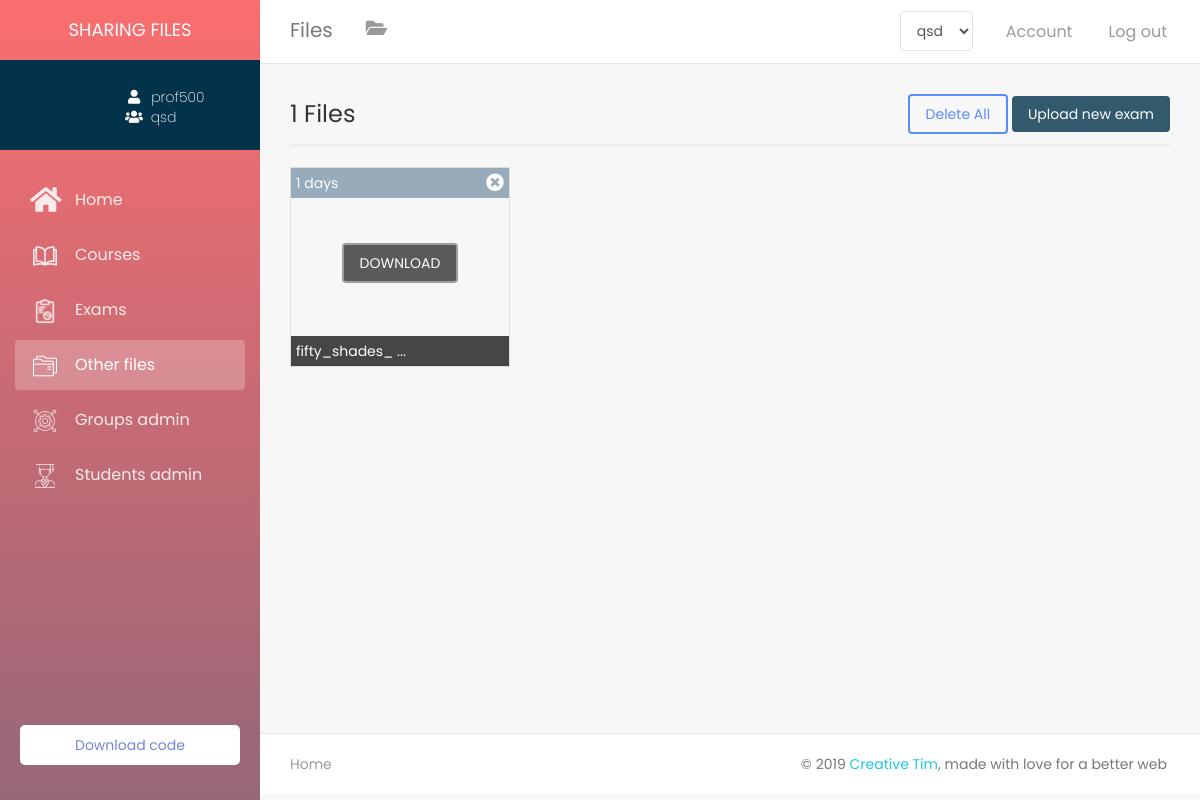
The page /index/professor/files.php?user=prof500 (signed in) on the database its author committed.
### tables this page shows
CREATE TABLE IF NOT EXISTS `professeur` (
  `pseudo_prof` varchar(100) NOT NULL,
  `email_prof` varchar(100) NOT NULL,
  `prenom_prof` varchar(100) NOT NULL,
  `nom_prof` varchar(100) NOT NULL,
  `pass` varchar(100) NOT NULL,
  `adresse_prof` varchar(100) DEFAULT NULL,
  `pays_prof` varchar(100) DEFAULT NULL,
  `ville_prof` varchar(100) DEFAULT NULL,
  `tele_prof` varchar(100) DEFAULT NULL,
  `sexe_prof` varchar(100) NOT NULL,
  `propos_prof` text,
  `image_prof` text,
  `reponse` varchar(100) NOT NULL,
  `question` varchar(100) NOT NULL,
  PRIMARY KEY (`pseudo_prof`),
  UNIQUE KEY `email_prof` (`email_prof`),
  KEY `question` (`question`)
);

CREATE TABLE IF NOT EXISTS `groupe` (
  `id` int(11) NOT NULL AUTO_INCREMENT,
  `nom` varchar(100) DEFAULT NULL,
  `description` text,
  `image_groupe` text,
  `date_creation` datetime DEFAULT CURRENT_TIMESTAMP,
  `pseudo_prof` varchar(100) NOT NULL,
  `nbr_fichier` int(11) DEFAULT '0',
  `nbr_etudient` int(11) DEFAULT '0',
  PRIMARY KEY (`id`),
  UNIQUE KEY `nom` (`nom`),
  KEY `pseudo_prof` (`pseudo_prof`)
);

CREATE TABLE IF NOT EXISTS `fichier` (
  `nom` varchar(200) NOT NULL,
  `type` varchar(100) NOT NULL,
  `fich_date` datetime DEFAULT NULL,
  `groupe_id` int(11) NOT NULL,
  PRIMARY KEY (`nom`),
  KEY `groupe_id` (`groupe_id`)
);

### includes/functions.php (the view, shortened to what this page needs)
<?php
    require 'config.php';
    function get_groupeName($id){
        global $con;
        $rq = "SELECT nom FROM groupe WHERE id = '$id'";
        $res = mysqli_query($con, $rq);
        $row = mysqli_fetch_assoc($res);
        return $row['nom'];
    }
    function get_pageName(){
        $page = explode('.', basename($_SERVER['PHP_SELF']));
        return ucfirst($page[0]);
    }
    function get_index_theme(){
        if(isset($_SESSION['plan']))
        {
            $plan = $_SESSION['plan'];
            if($plan == 'student')
                return '<link rel="stylesheet" type="text/css" href="../assets/style/themes/student_theme.css"/>';
            else if($plan == 'professor')
                return '<link rel="stylesheet" type="text/css" href="../assets/style/themes/prof_theme.css"/>';
            else if($plan == 'admin')
                return '<link rel="stylesheet" type="text/css" href="../assets/style/themes/admin_theme.css"/>';
            else
                header('location: plans/plans.php');
            return false;
        }
        else
            header('location: login.php');
    }
    function select_index_query($select,$table,$where,$username){
        global $con;
        $usern = mysqli_real_escape_string($con, $username);
        $rq = "SELECT $select FROM $table WHERE $where = '$usern'";
        $res = mysqli_query($con,$rq);
        return mysqli_fetch_assoc($res);
    }
    function get_time_unit($fich_date){
        $datenow = time();
        $file_date = strtotime($fich_date);
        $time_left = $datenow - $file_date;
        switch($time_left){
            case ($time_left >= 60*60*24 && $time_left < 60*60*24*7);
                $time_left = floor($time_left / (60*60*24));
                $unit = 'days';break;
        }
        return array('time_left' => $time_left, 'unit' => $unit);
    }
    function load_files_query($grp_id,$file_type,$current_page){
        global $con;
        $courses = array();
        $rq = "SELECT * FROM fichier WHERE type = '$file_type' AND groupe_id = '$grp_id' ORDER BY fich_date DESC";
        $res = mysqli_query($con,$rq);
        $i = 0;
        $courses[] = array();
        while($row = mysqli_fetch_assoc($res)){
            $file_name = $row['nom'];
            $fich_date = $row['fich_date'];
            $unit_and_time_left = get_time_unit($fich_date);
            $time_left = $unit_and_time_left['time_left'];
            $unit = $unit_and_time_left['unit'];
            $file_extension = get_file_extension($file_name);
            if($file_extension != 'png' && $file_extension != 'jpg' && $file_extension != 'jpeg'){
                $icon_dir = generate_icon($file_name,$current_page);
                $css = 'background-size: contain;';
            }
            else{
                $icon_dir = '../cloud/'.$file_name;
                $css = 'background-size: cover;';
            }
            $courses[$i] = '<div class="file col-xs-6 col-sm-4 col-md-2 col-lg-3" style="border:1px solid #ddd;height:200px;margin-top:20px;padding:0;position:relative;background-image: url('.$icon_dir.');'.$css.'">
            <div class="file-date" style="padding:5px;color:#fff;background-color:#708ba2;opacity:0.7;width:100%"><span id="date">'.$time_left.' '.$unit.'</span>
            <i id="'.$file_name.'" style="float:right;font-size:large;cursor:pointer;display:none;" class="delete_file fas fa-times-circle"></i>
            </div>
            <div id="ms-container">
                <label class="label-ms"  for="ms-download">
                    <div class="ms-content">
                        <div class="ms-content-inside">
                            <input type="checkbox" id="ms-download" />
                            <div class="ms-line-down-container">
                                <div class="ms-line-down"></div>
                            </div>
                            <div class="ms-line-point"></div>
                        </div>
                    </div>
                </label>
            </div>
            <div class="desc" style="padding:5px;color:#fff;background-color:#333;bottom:0;opacity:.9;position:absolute;width:100%"><span class="title">'.$file_name.'</span></div>
            <div class="download-container text-center" style="height:0"><a href="../cloud/'.$file_name.'" download><button type="button" class="btn-download btn btn-default" style="background-color:#333;color:#fff;z-index:999;margin-top:45px;">DOWNLOAD</button></a>
		    </div>
            </div><script>subtruct_title()</script>';
            $i= $i + 1;
        }
        return $courses;
    }
    function get_file_extension($file_name){
        $file_name = explode('.', $file_name);
        $file_extension = end($file_name);
        return $file_extension;
    }
    function get_files_count($current_page, $grp_id){
        global $con;
        switch($current_page){
            default: $type = 'autre';
        }
        $res = mysqli_query($con,"select count(nom) from fichier WHERE type = '$type' AND groupe_id = '$grp_id' ");
        $row = mysqli_fetch_assoc($res);
        return $row['count(nom)'];
    }
?>

### index/professor/files.php (shortened to what this page needs)
<?php
    include '../includes/header.php';
?>
<?php
    if(isset($_GET['user']) && isset($_SESSION['plan']) && isset($_SESSION['user']))
    {
        $get_username = $_GET['user'];
        if(!empty($get_username) && $get_username == $_SESSION['user'])
        {
    ?>
    <div class="wrapper">
        <div class="main-panel">
        <?php include '../includes/top_nav.php'; ?>
        <?php include '../includes/sidebar.php'; ?>
        <div class="content">
            <div id="files-container" class="container-fluid">
                <div id="top-panel" class="top-panel row">
                    <span class="courses_count" style="line-height:40px;font-size:x-large;"><?php echo get_files_count($current_page = get_pageName(), $_SESSION['grp_id']); ?> Files</span>
                    <div class="file-controls" style="display:none">
                        <button type="button" id="delete-button" class="btn btn-primary">
                            Delete All
                        </button>
                        <label id="file-button" class="btn btn-default btn-file">
                            Upload new exam <input type="file" id="file_course" style="display: none;">
                        </label>
                    </div>
                </div>
                <div class="line"></div>
                <div id="file_container">
                    <?php
                        if(isset($_SESSION['grp_id'])){
                            $current_page = get_pageName();
                            $files = load_files_query($_SESSION['grp_id'],'autre',$current_page);
                            if($files[0] != null){
                                foreach ($files as $file) {
                                    echo $file;
                                }
                            }
                        }
                    ?>
                </div>
        </div>
    </div>
<?php include '../includes/footer.php'; ?>
<?php
        }
        else
            header ('location: home.php?user='.$_SESSION['user']);
    }
?>

### index/includes/sidebar.php (shortened to what this page needs)
<?php
    $username = $_GET['user'];
    $plan = $_SESSION['plan'];
    if(!empty($username) && $username == $_SESSION['user'])
    {
        if($plan == 'professor'){
            $row = select_index_query('*','professeur','pseudo_prof',$username);
            $imageName = $row['image_prof'];
        }
        else{
            $row = select_index_query('*','etudient','pseudo_etu',$username);
            $imageName = $row['image_etu'];
            $image_dir = '../student/assets/images/';
            $grp_id = $row['groupe_id'];
        }
        if($row)
        {
            $image_dir = 'assets/images/';
                $image_dir = '../assets/default-images/'; ?>
    <div class="sidebar" >
	<div class="sidebar-wrapper">
        <div class="logo">
            <div class="simple-text">
                Sharing files
            </div>
        </div>
        <div class="profile">
            <div class="profile-img" id="profile-img" style="background-image: url(<?php echo $image_dir.$imageName?>)"></div>
            <div class="profile-info">
                <div class="username"><i class="fa fa-user" aria-hidden="true"></i><span class="username-text"><?php echo $username ?></span></div>
                <div class="groupe"><i class="fas fa-users" aria-hidden="true"></i><span class="groupe-text"><?php
                    if($plan == 'professor'){
                        if(isset($_SESSION['grp_id']))
                            echo get_groupeName($_SESSION['grp_id']);
                        else
                            echo 'N/A';
                    }
                    else
                        echo get_groupeName($grp_id);
                    ?></span></div>
            </div>
        </div>
        <ul class="nav">
            <?php
                $page_name = get_pageName();
            ?>
            <li <?php if($page_name == 'Home') echo 'class="active"'; ?> >
                <a href="home.php?user=<?php echo $username ?>">
                    <i class="fa fa-home" aria-hidden="true"></i>
                    <p>Home</p>
                </a>
            </li>
            <li <?php if($page_name == 'Courses') echo 'class="active"'; ?> >
                <a href="courses.php?user=<?php echo $username ?>">
                    <i aria-hidden="true"><img src="../assets/icons/open-book.png"></i>
                    <p>Courses</p>
                </a>
            </li>
            <li <?php if($page_name == 'Exams') echo 'class="active"'; ?> >
                <a href="exams.php?user=<?php echo $username ?>">
                    <i aria-hidden="true"><img src="../assets/icons/report.png"></i>
                    <p>Exams</p>
                </a>
            </li>
            <li <?php if($page_name == 'Files') echo 'class="active"'; ?> >
                <a href="files.php?user=<?php echo $username ?>">
                    <i aria-hidden="true"><img src="../assets/icons/folder.png"></i>
                    <p>Other files</p>
                </a>
            </li>
            <?php if($plan == 'professor') {?>
            <li <?php if($page_name == 'Groups') echo 'class="active"'; ?> >
                <a href="groups.php?user=<?php echo $username ?>">
                    <i aria-hidden="true"><img src="../assets/icons/gear.png"></i>
                    <p>Groups admin</p>
                </a>
            </li>
            <li <?php if($page_name == 'Students') echo 'class="active"'; ?> >
                <a href="students.php?user=<?php echo $username ?>">
                    <i aria-hidden="true"><img src="../assets/icons/student.png"></i>
                    <p>Students admin</p>
                </a>
            </li>
            <?php } ?>
        </ul>
        <ul class="list-unstyled CTAs">
            <li>
                <a href="#" class="download">Download code</a>
            </li>
	    </ul>
	</div>
</div>
<?php
        }
    }
?>

### index/assets/style/style.css (style rules this page uses)
.profile { background-color: #03334a; padding: 10px 5px 10px 10px; display: flex; }
#profile-img { width: 33%; height: 70px; background-size: cover; border-radius: 50%; background-position: center; margin-left: 9%; }
.profile-info { padding: 7% 0% 0% 5%; }
.username-text { margin-left: 8px; }
.groupe-text { margin-left: 8px; }
#file-button, #group-button, #post-button { color: #fff; background-color: #03334a; border: none; text-transform: inherit; }
.line { width: 100%; height: 1px; border-bottom: 3px solid #eee; }
.file { background-position: center; background-repeat: no-repeat; }
.row { margin-left: 0!important; }
.file-controls { display:inline; float: right; }
.top-panel { margin-bottom: 10px; padding-right: 15px; }
ul.CTAs { padding: 20px; position: absolute; bottom: 0; width: 100%; }
ul.CTAs a { text-align: center; font-size: 1em; display: block; border-radius: 5px; margin-bottom: 5px; padding: 10px; }
a.download { background: #fff; color: #7386D5; }
* { -webkit-box-sizing: border-box; -moz-box-sizing: border-box; box-sizing: border-box; }

### index/assets/style/themes/prof_theme.css (style rules this page uses)
:root { --back-color: #64647e; --main-color: #fa6e6f; --second-color: #64647e; }
.sidebar { background: var(--main-color); background: linear-gradient(to bottom, var(--main-color) 0%, var(--back-color) 150%); background-size: 150% 150%; }

### rows shown on the page
groupe: nom "qsd"
fichier: fich_date "1", fich_date "days"

### other values the page prints
get_pageName() "Files"
$username "prof500"
get_files_count($current_page = get_pageName(), $_SESSION['grp_id']) "1"
$file_name "fifty_shades_ ..."
form field groupe "qsd"
